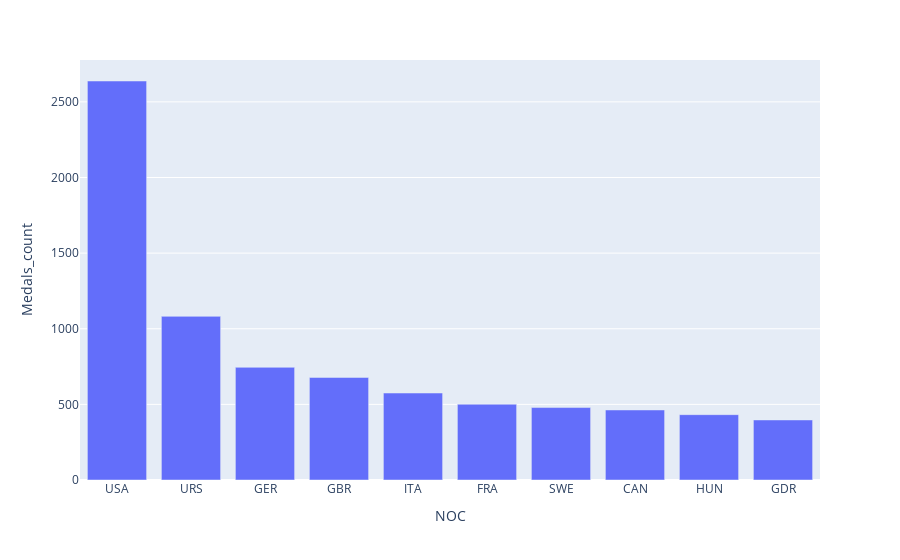

The notebook cell saved with this chart:
### Code cell
fig = px.bar(golds_per_country.head(10), x = "NOC", y = "Medals_count")
fig.show()

### Figure 1 — Plotly figure (JSON) as saved in the notebook; plotly's stock layout.template omitted (floating-point values rounded to 4 significant figures)
{"data": [{"alignmentgroup": "True", "hovertemplate": "NOC=%{x}<br>Medals_count=%{y}<extra></extra>", "legendgroup": "", "marker": {"color": "#636efa", "pattern": {"shape": ""}}, "name": "", "offsetgroup": "", "orientation": "v", "showlegend": false, "textposition": "auto", "type": "bar", "x": ["USA", "URS", "GER", "GBR", "ITA", "FRA", "SWE", "CAN", "HUN", "GDR"], "xaxis": "x", "y": [2638, 1082, 745, 678, 575, 501, 479, 463, 432, 397], "yaxis": "y"}], "layout": {"barmode": "relative", "legend": {"tracegroupgap": 0}, "margin": {"t": 60}, "xaxis": {"anchor": "y", "domain": [0, 1], "title": {"text": "NOC"}}, "yaxis": {"anchor": "x", "domain": [0, 1], "title": {"text": "Medals_count"}}}}
